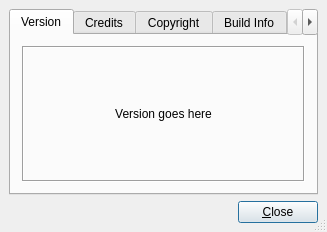
<?xml version="1.0" encoding="UTF-8"?>
<ui version="4.0">
 <class>AboutUi</class>
 <widget class="QDialog" name="AboutUi">
  <property name="geometry">
   <rect>
    <x>0</x>
    <y>0</y>
    <width>327</width>
    <height>232</height>
   </rect>
  </property>
  <property name="windowTitle">
   <string/>
  </property>
  <property name="sizeGripEnabled">
   <bool>true</bool>
  </property>
  <layout class="QGridLayout">
   <property name="margin">
    <number>9</number>
   </property>
   <property name="spacing">
    <number>6</number>
   </property>
   <item row="0" column="0">
    <widget class="QTabWidget" name="tab">
     <property name="currentIndex">
      <number>0</number>
     </property>
     <widget class="QWidget" name="versiontab">
      <attribute name="title">
       <string>Version</string>
      </attribute>
      <layout class="QVBoxLayout">
       <property name="spacing">
        <number>6</number>
       </property>
       <property name="margin">
        <number>11</number>
       </property>
       <item>
        <widget class="QLabel" name="versionLA">
         <property name="frameShape">
          <enum>QFrame::Box</enum>
         </property>
         <property name="frameShadow">
          <enum>QFrame::Sunken</enum>
         </property>
         <property name="text">
          <string>Version goes here</string>
         </property>
         <property name="alignment">
          <set>Qt::AlignCenter</set>
         </property>
         <property name="margin">
          <number>6</number>
         </property>
         <property name="textInteractionFlags">
          <set>Qt::TextSelectableByMouse</set>
         </property>
        </widget>
       </item>
      </layout>
     </widget>
     <widget class="QWidget" name="creditstab">
      <attribute name="title">
       <string>Credits</string>
      </attribute>
      <layout class="QGridLayout">
       <property name="margin">
        <number>9</number>
       </property>
       <property name="spacing">
        <number>6</number>
       </property>
       <item row="0" column="0">
        <widget class="QTextBrowser" name="creditsTB"/>
       </item>
      </layout>
     </widget>
     <widget class="QWidget" name="copyrighttab">
      <attribute name="title">
       <string>Copyright</string>
      </attribute>
      <layout class="QGridLayout">
       <property name="margin">
        <number>9</number>
       </property>
       <property name="spacing">
        <number>6</number>
       </property>
       <item row="0" column="0">
        <widget class="QTextBrowser" name="copyrightTB"/>
       </item>
      </layout>
     </widget>
     <widget class="QWidget" name="buildinfotab">
      <attribute name="title">
       <string>Build Info</string>
      </attribute>
      <layout class="QGridLayout">
       <property name="margin">
        <number>9</number>
       </property>
       <property name="spacing">
        <number>6</number>
       </property>
       <item row="0" column="0">
        <widget class="QTextBrowser" name="buildinfoTB"/>
       </item>
      </layout>
     </widget>
     <widget class="QWidget" name="releasenotestab">
      <attribute name="title">
       <string>Release Notes</string>
      </attribute>
      <layout class="QGridLayout" name="gridLayout">
       <item row="0" column="0">
        <widget class="QTextBrowser" name="releasenotesTB"/>
       </item>
      </layout>
     </widget>
    </widget>
   </item>
   <item row="1" column="0">
    <layout class="QHBoxLayout">
     <property name="spacing">
      <number>6</number>
     </property>
     <property name="margin">
      <number>0</number>
     </property>
     <item>
      <spacer>
       <property name="orientation">
        <enum>Qt::Horizontal</enum>
       </property>
       <property name="sizeType">
        <enum>QSizePolicy::Expanding</enum>
       </property>
       <property name="sizeHint" stdset="0">
        <size>
         <width>20</width>
         <height>20</height>
        </size>
       </property>
      </spacer>
     </item>
     <item>
      <widget class="QPushButton" name="closePB">
       <property name="sizePolicy">
        <sizepolicy hsizetype="Fixed" vsizetype="Fixed">
         <horstretch>0</horstretch>
         <verstretch>0</verstretch>
        </sizepolicy>
       </property>
       <property name="text">
        <string>&amp;Close</string>
       </property>
       <property name="default">
        <bool>true</bool>
       </property>
      </widget>
     </item>
    </layout>
   </item>
  </layout>
 </widget>
 <includes>
  <include location="local">qt_i18n.h</include>
 </includes>
 <resources/>
 <connections/>
</ui>
